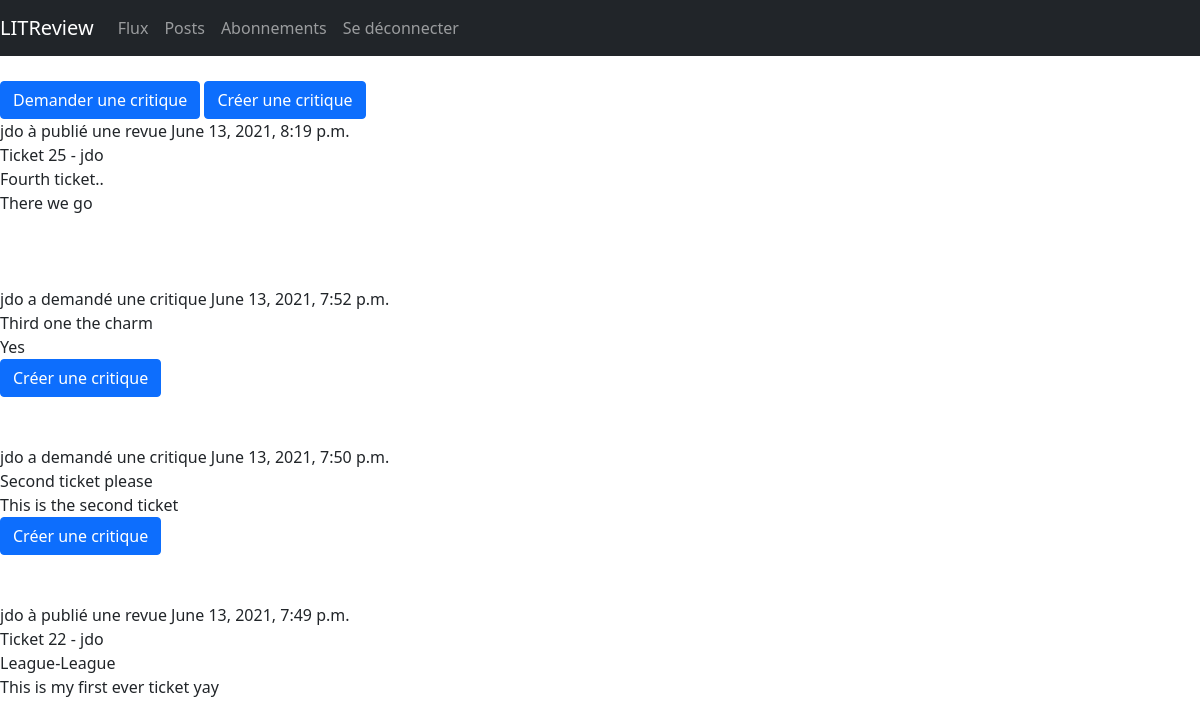
Page /flux (signed in) on the earlier database version.
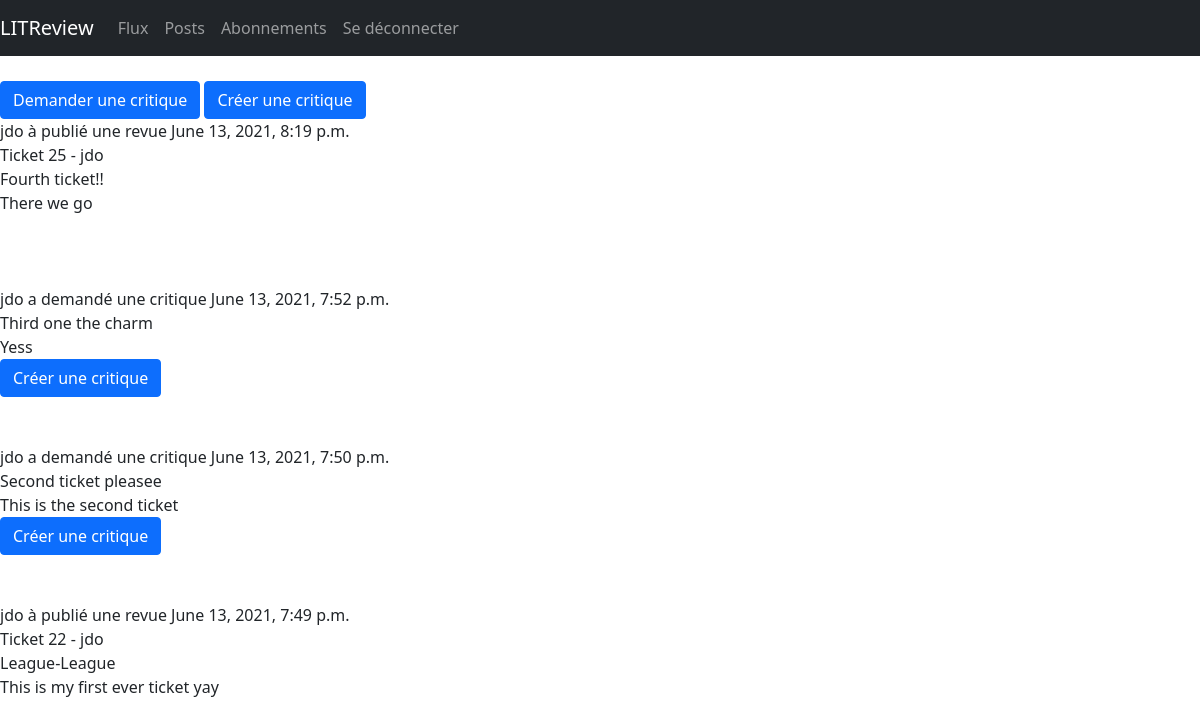
Same page on the later database version.
### p9books/models.py (models this page shows)
class Review(models.Model):
    ticket = models.ForeignKey(to=Ticket, on_delete=models.CASCADE)
    rating = models.PositiveSmallIntegerField(
        validators=[MinValueValidator(0), MaxValueValidator(5)])
    headline = models.CharField(max_length=128)
    body = models.CharField(max_length=8192, blank=True)
    user = models.ForeignKey(
        to=settings.AUTH_USER_MODEL, on_delete=models.CASCADE)
    time_created = models.DateTimeField(auto_now_add=True)

class Ticket(models.Model):
    title = models.CharField(max_length=128)
    description = models.TextField(max_length=2048, blank=True)
    user = models.ForeignKey(to=settings.AUTH_USER_MODEL,
                             on_delete=models.CASCADE)
    image = models.ImageField(null=True, blank=True)
    time_created = models.DateTimeField(auto_now_add=True)

### p9books/views.py (the view)
# urls.py: 2. Add a URL to urlpatterns:  path('', views.home, name='home')
@login_required(login_url='login')
def home(request):
    reviews = Review.objects.all()
    ticketids = [review.ticket.id for review in reviews]
    tickets = Ticket.objects.all().exclude(id__in=ticketids)
    combined = sorted(chain(tickets, reviews),
                      key=lambda instance: instance.time_created,
                      reverse=True)
    return render(request, 'flux.html', context={'objects': combined})

### p9books/templates/flux.html (shortened to what this page needs)
{% extends "base.html" %}
{% block content %}
<div>
    <a href="/new-ticket" class="btn btn-primary">Demander une critique</a>
    <a href="/new-review" class="btn btn-primary">Créer une critique</a>
</div>
<div>
    {% for obj in objects %}
        {% if obj.title %}
            <span>
                {{obj.user}} a demandé une critique {{obj.time_created}}<br>
                {{obj.title}}<br>
                {{obj.description}}<br>
                {% load static %}
                <a href="{% url 'answer' obj.id %}" class="btn btn-primary">Créer une critique</a>
            </span><br><br><br>
        {% else %}
            <span>
                {{obj.user}} à publié une revue {{obj.time_created}}<br>
                Ticket {{obj.ticket.id}} - {{obj.ticket.user}}<br>
                {{obj.ticket.title}}<br>
                {{obj.ticket.description}}<br>
            </span><br><br><br>
        {% endif %}
    {% endfor %}
</div>
{% endblock %}

Differences in the rows shown:
changed through a linked row, Review "There we go": ticket "Fourth ticket.." → "Fourth ticket!!"
changed Ticket "Third one the charm": description "Yes" → "Yess"
changed Ticket "This is the second ticket": title "Second ticket please" → "Second ticket pleasee"
